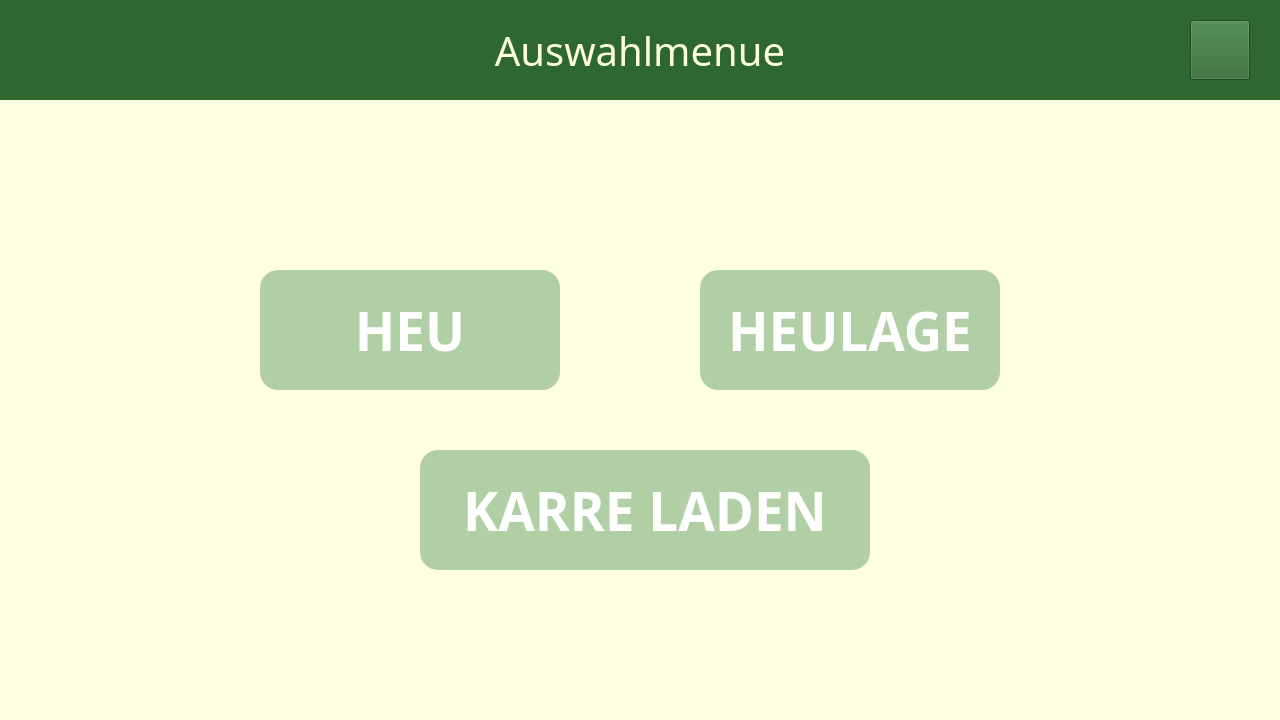
<?xml version="1.0" encoding="UTF-8"?>
<ui version="4.0">
 <class>AuswahlSeite</class>
 <widget class="QWidget" name="AuswahlSeite">
  <property name="geometry">
   <rect>
    <x>0</x>
    <y>0</y>
    <width>1280</width>
    <height>720</height>
   </rect>
  </property>
  <property name="windowTitle">
   <string>Futterkarre 1.0</string>
  </property>
  <property name="styleSheet">
   <string notr="true">background-color: #fdffe0;</string>
  </property>
  <widget class="QPushButton" name="btn_to_side_fu_heulage">
   <property name="geometry">
    <rect>
     <x>700</x>
     <y>270</y>
     <width>300</width>
     <height>120</height>
    </rect>
   </property>
   <property name="sizePolicy">
    <sizepolicy hsizetype="Fixed" vsizetype="Fixed">
     <horstretch>0</horstretch>
     <verstretch>0</verstretch>
    </sizepolicy>
   </property>
   <property name="minimumSize">
    <size>
     <width>300</width>
     <height>120</height>
    </size>
   </property>
   <property name="maximumSize">
    <size>
     <width>300</width>
     <height>16777215</height>
    </size>
   </property>
   <property name="font">
    <font>
     <family>Droid Sans Fallback</family>
     <pointsize>40</pointsize>
     <weight>75</weight>
     <bold>true</bold>
    </font>
   </property>
   <property name="styleSheet">
    <string notr="true">
QPushButton {
    background-color: #b0cfa5;
    color: #ffffff;
    border-radius: 18px;
    min-width: 300px;
    min-height: 120px;
}
QPushButton:hover {
    background-color: #8FBC8F;
    color: #f5f5b5;
}
        </string>
   </property>
   <property name="text">
    <string>HEULAGE</string>
   </property>
  </widget>
  <widget class="QPushButton" name="btn_to_side_fu_heu">
   <property name="enabled">
    <bool>true</bool>
   </property>
   <property name="geometry">
    <rect>
     <x>260</x>
     <y>270</y>
     <width>300</width>
     <height>120</height>
    </rect>
   </property>
   <property name="sizePolicy">
    <sizepolicy hsizetype="Fixed" vsizetype="Fixed">
     <horstretch>0</horstretch>
     <verstretch>0</verstretch>
    </sizepolicy>
   </property>
   <property name="maximumSize">
    <size>
     <width>300</width>
     <height>120</height>
    </size>
   </property>
   <property name="font">
    <font>
     <family>Droid Sans Fallback</family>
     <pointsize>40</pointsize>
     <weight>75</weight>
     <bold>true</bold>
    </font>
   </property>
   <property name="styleSheet">
    <string notr="true">
QPushButton {
    background-color: #b0cfa5;
    color: #ffffff;
    border-radius: 18px;
    min-width: 300px;
    min-height: 120px;
}
QPushButton:hover {
    background-color: #8FBC8F;
    color: #f5f5b5;
}
        </string>
   </property>
   <property name="text">
    <string>HEU</string>
   </property>
  </widget>
  <widget class="QLabel" name="b_fuetterung">
   <property name="geometry">
    <rect>
     <x>0</x>
     <y>0</y>
     <width>1280</width>
     <height>100</height>
    </rect>
   </property>
   <property name="sizePolicy">
    <sizepolicy hsizetype="Fixed" vsizetype="Fixed">
     <horstretch>0</horstretch>
     <verstretch>0</verstretch>
    </sizepolicy>
   </property>
   <property name="minimumSize">
    <size>
     <width>1024</width>
     <height>60</height>
    </size>
   </property>
   <property name="maximumSize">
    <size>
     <width>1280</width>
     <height>100</height>
    </size>
   </property>
   <property name="font">
    <font>
     <family>Droid Sans Fallback</family>
     <pointsize>30</pointsize>
     <weight>50</weight>
     <bold>false</bold>
    </font>
   </property>
   <property name="statusTip">
    <string/>
   </property>
   <property name="styleSheet">
    <string notr="true">background-color: #2E672F;
color: #fdffe0;
</string>
   </property>
   <property name="text">
    <string>Auswahlmenue</string>
   </property>
   <property name="textFormat">
    <enum>Qt::PlainText</enum>
   </property>
   <property name="alignment">
    <set>Qt::AlignCenter</set>
   </property>
  </widget>
  <widget class="QPushButton" name="btn_to_side_settings">
   <property name="geometry">
    <rect>
     <x>1190</x>
     <y>20</y>
     <width>60</width>
     <height>60</height>
    </rect>
   </property>
   <property name="styleSheet">
    <string notr="true">background-color: #2E672F</string>
   </property>
   <property name="text">
    <string/>
   </property>
   <property name="icon">
    <iconset resource="icons/icons.qrc">
     <normaloff>:/icons/Gear.png</normaloff>
     <normalon>:/icons/Gear.png</normalon>:/icons/Gear.png</iconset>
   </property>
   <property name="iconSize">
    <size>
     <width>30</width>
     <height>30</height>
    </size>
   </property>
  </widget>
  <widget class="QPushButton" name="btn_to_side_fu_laden">
   <property name="geometry">
    <rect>
     <x>420</x>
     <y>450</y>
     <width>450</width>
     <height>120</height>
    </rect>
   </property>
   <property name="sizePolicy">
    <sizepolicy hsizetype="Fixed" vsizetype="Fixed">
     <horstretch>0</horstretch>
     <verstretch>0</verstretch>
    </sizepolicy>
   </property>
   <property name="minimumSize">
    <size>
     <width>300</width>
     <height>120</height>
    </size>
   </property>
   <property name="maximumSize">
    <size>
     <width>450</width>
     <height>16777215</height>
    </size>
   </property>
   <property name="font">
    <font>
     <family>Droid Sans Fallback</family>
     <pointsize>40</pointsize>
     <weight>75</weight>
     <bold>true</bold>
    </font>
   </property>
   <property name="styleSheet">
    <string notr="true">
QPushButton {
    background-color: #b0cfa5;
    color: #ffffff;
    border-radius: 18px;
    min-width: 300px;
    min-height: 120px;
}
QPushButton:hover {
    background-color: #8FBC8F;
    color: #f5f5b5;
}
        </string>
   </property>
   <property name="text">
    <string>KARRE LADEN</string>
   </property>
  </widget>
 </widget>
 <resources>
  <include location="icons/icons.qrc"/>
 </resources>
 <connections/>
</ui>
